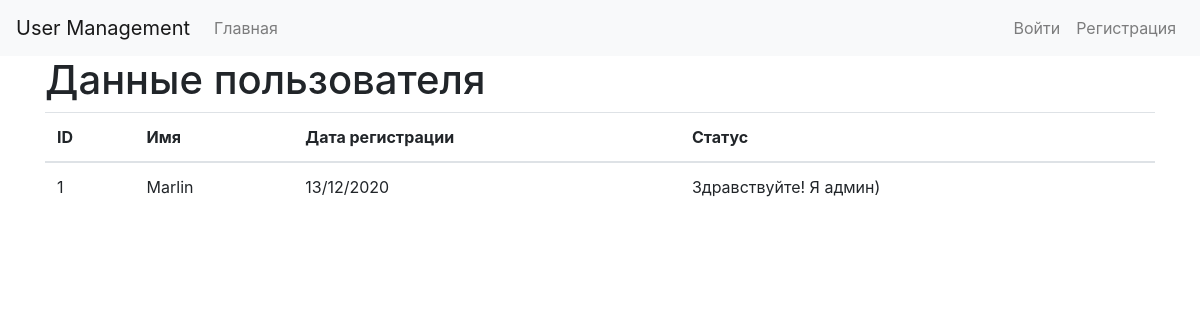
Page /user_profile.php?id=1 on the committed database.
### tables this page shows
CREATE TABLE `users` (
  `id` int NOT NULL,
  `username` varchar(255) NOT NULL,
  `password` varchar(255) NOT NULL,
  `email` varchar(255) DEFAULT NULL,
  `group_id` int NOT NULL DEFAULT '1',
  `data_register_user` varchar(255) NOT NULL,
  `status_user` varchar(255) NOT NULL DEFAULT 'Здравствуйте! Здесь будет мой статус)'
);

### classes/Database.php (called while the page is built, shortened)
<?php
class Database {
    private static $instance = null;
    private $pdo, $query, $error = false, $results, $count, $resultsAll, $countAll;
    private function __construct() {
        try {
            $this->pdo = new PDO('mysql:host=' . Config::get('mysql.host') . ';dbname=' . Config::get('mysql.database'), Config::get('mysql.username'), Config::get('mysql.password'));
        } catch (PDOException $exception) {
            die($exception->getMessage());
        }
    }
    public static function getInstance() {
        if (!isset(self::$instance)) {
            self::$instance = new Database();
        }
        return self::$instance;
    }
    public function query($sql, $params = [], $requireAll = false) {
        $this->error = false;
        $this->query = $this->pdo->prepare($sql);
        if (count($params)) {
            $i = 1;
            foreach ($params as $param) {
                $this->query->bindValue($i, $param);
                $i++;
            }
        }
        if (!$this->query->execute()) {
            $this->error = true;
        }else {
            if ($requireAll) {
                $this->resultsAll = $this->query->fetchAll(PDO::FETCH_OBJ);
                $this->countAll = $this->query->rowCount();
            } else {
                $this->results = $this->query->fetchAll(PDO::FETCH_OBJ);
            }
        }
        return $this;
    }
    public function error() {
        return $this->error;
    }
    public function results() {
        return $this->results;
    }
    public function get($table, $where = []) {
        return $this->action('SELECT *', $table, $where);
    }
    public function action($action, $table, $where = []) {
        $operators = ['=', '>', '<', '>=', '<='];
        if(count($where) === 3) {
            $field = $where[0];
            $operator = $where[1];
            $value = $where[2];
            if(in_array($operator, $operators)) {
                $sql = "{$action} FROM {$table} WHERE {$field} {$operator} ?";
                if(!$this->query($sql, [$value])->error()) {
                    return $this;
                }
            }
        }
        return false;
    }
    public function first()
    {
        return $this->results()[0];
    }
}
?>

### classes/Config.php (called while the page is built)
<?php
class Config {
    public static function get($path = null) {
        if ($path) {
            $config = $GLOBALS['config'];
            $path = explode('.', $path);
            foreach($path as $item) {
                if (isset($config[$item])) {
                    $config = $config[$item];
                }
            }
            return $config;
        }
        return false;
    }
}

### classes/User.php (called while the page is built, shortened)
<?php
class User {
    private $db, $data, $session_name, $isLoggedIn, $cookieName;
    public function __construct($user = null) {
        $this->db = Database::getInstance();
        $this->session_name = Config::get('session.user_session');
        if (!$user) {
            if (Session::exists($this->session_name)) {
                $user = Session::get($this->session_name);
                if ($this->find($user)) {
                    $this->isLoggedIn = true;
                }
            }
        } else {
            $this->find($user);
        }
    }
    public function find($value = null) {
        if (is_numeric($value)){
            $this->data = $this->db->get('users', ['id', '=', $value])->first();
        } else {
            $this->data = $this->db->get('users', ['email', '=', $value])->first();
        }
            if ($this->data) {
                return true;
            }
        return false;
    }
    public function data() {
        return $this->data;
    }
    public function isLoggedIn() {
        return $this->isLoggedIn;
    }
}

### classes/Session.php (called while the page is built, shortened)
<?php
class Session {
    public static function exists($name) {
        return (isset($_SESSION[$name])) ? true : false;
    }
}

### user_profile.php (the view, shortened to what this page needs)
<?php
if (is_numeric($_GET['id'])) {
    $viewed_user = new User($_GET['id']);
} else {
    Redirect::to('index.php');
}
$current_user = new User;
?>
<!DOCTYPE html>
<html lang="en">
<head>
  <link rel="stylesheet" href="https://stackpath.bootstrapcdn.com/bootstrap/4.4.1/css/bootstrap.min.css">
</head>
<body>
  <nav class="navbar navbar-expand-lg navbar-light bg-light">
      <a class="navbar-brand" href="#">User Management</a>
      <div class="collapse navbar-collapse" id="navbarSupportedContent">
        <ul class="navbar-nav mr-auto">
          <li class="nav-item">
            <a class="nav-link" href="index.php">Главная</a>
          </li>
        </ul>
          <?php if($current_user->isLoggedIn()) :?>
              <ul class="navbar-nav">
                  <li class="nav-item">
                      <a href="profile.php" class="nav-link">Профиль</a>
                  </li>
                  <li class="nav-item">
                      <a href="logout.php" class="nav-link">Выйти</a>
                  </li>
              </ul>
          <?php else :?>
              <ul class="navbar-nav">
                  <li class="nav-item">
                      <a href="login.php" class="nav-link">Войти</a>
                  </li>
                  <li class="nav-item">
                      <a href="register.php" class="nav-link">Регистрация</a>
                  </li>
              </ul>
          <?php endif; ?>
      </div>
    </nav>
   <div class="container">
     <div class="row">
       <div class="col-md-12">
         <h1>Данные пользователя</h1>
         <table class="table">
           <thead>
             <th>ID</th>
             <th>Имя</th>
             <th>Дата регистрации</th>
             <th>Статус</th>
           </thead>
           <tbody>
             <tr>
               <td><?php echo $viewed_user->data()->id; ?></td>
               <td><?php echo $viewed_user->data()->username; ?></td>
               <td><?php echo $viewed_user->data()->data_register_user; ?></td>
               <td><?php echo $viewed_user->data()->status_user; ?></td>
             </tr>
           </tbody>
         </table>
       </div>
     </div>
   </div>
</body>
</html>

### rows in the picture
users: id "1", username "Marlin", data_register_user "13/12/2020", status_user "Здравствуйте! Я админ)"
